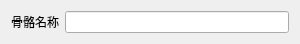
<?xml version="1.0" encoding="UTF-8"?>
<ui version="4.0">
 <class>WidgetBone</class>
 <widget class="QWidget" name="WidgetBone">
  <property name="geometry">
   <rect>
    <x>0</x>
    <y>0</y>
    <width>300</width>
    <height>43</height>
   </rect>
  </property>
  <property name="windowTitle">
   <string>编辑骨骼</string>
  </property>
  <layout class="QFormLayout" name="formLayout">
   <property name="sizeConstraint">
    <enum>QLayout::SetMinimumSize</enum>
   </property>
   <item row="0" column="0">
    <widget class="QLabel" name="label">
     <property name="text">
      <string>骨骼名称</string>
     </property>
    </widget>
   </item>
   <item row="0" column="1">
    <widget class="QLineEdit" name="name"/>
   </item>
  </layout>
 </widget>
 <layoutdefault spacing="6" margin="11"/>
 <resources/>
 <connections/>
</ui>
